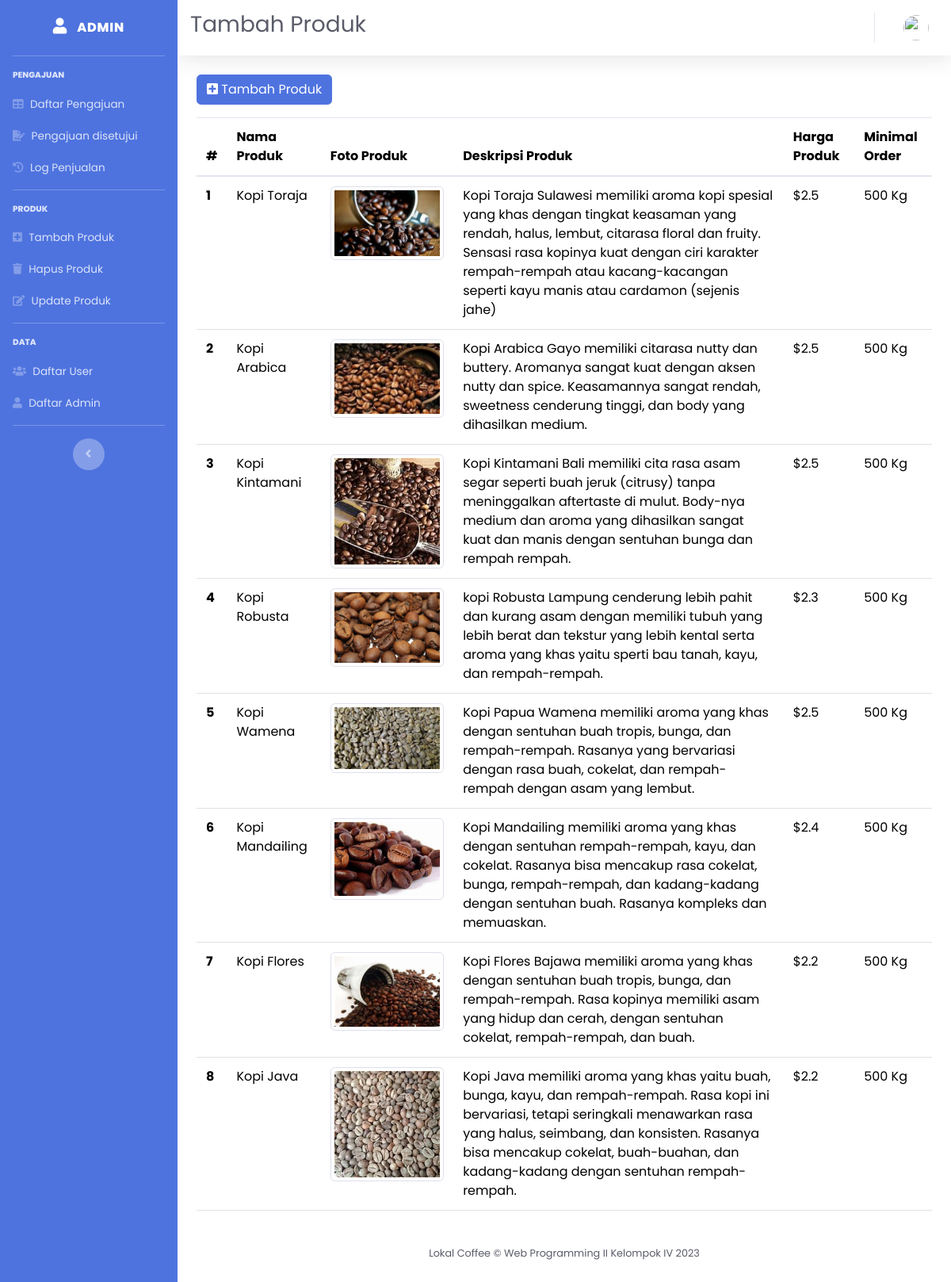
The page /index.php/admin/tambahProduk on the database its author committed.
### tables this page shows
CREATE TABLE `products` (
  `productId` int(11) NOT NULL,
  `productName` varchar(150) NOT NULL,
  `productDes` longtext NOT NULL,
  `price` float NOT NULL,
  `productImage` varchar(256) NOT NULL,
  `minOrder` int(11) NOT NULL
);

### application/controllers/admin.php (called while the page is built, shortened)
<?php
class Admin extends CI_Controller
{
    public function __construct()
    {
        $this->load->library('form_validation');
    }
    public function tambahProduk()
    {
        $data['judul'] = 'Tambah Produk';
        $data['admin'] = $this->ModelAdmin->cekData(['adminName' => $this->session->userdata('adminName')])->row_array();
        $data['produk'] = $this->ModelProduct->getProducts()->result_array();
        $data['role'] = 'admin';
        $this->load->view('temp/header', $data);
        $this->load->view('temp/sidebar_admin', $data);
        $this->load->view('temp/topbar', $data);
        $this->load->view('admin/tambah_produk', $data);
        $this->load->view('temp/footer');
    }
}

### index.php (called while the page is built, shortened)
<?php
require_once BASEPATH.'core/CodeIgniter.php';

### application/models/ModelProduct.php (called while the page is built, shortened)
<?php
class ModelProduct extends CI_Model
{
    public function getProducts()
    {
        return $this->db->get('products');
    }
}

### application/views/admin/tambah_produk.php (the view, shortened to what this page needs)
<div class="container-fluid">
    <div class="row">
        <div class="col-lg-12">
            <a href="" class="btn btn-primary mb-3" data-toggle="modal" data-target="#tambahProduk"><i class="fas fa-plus-square"></i> Tambah Produk</a>
            <table class="table table-hover">
                <thead>
                    <tr>
                        <th scope="col">#</th>
                        <th scope="col">Nama Produk</th>
                        <th scope="col">Foto Produk</th>
                        <th scope="col">Deskripsi Produk</th>
                        <th scope="col">Harga Produk</th>
                        <th scope="col">Minimal Order</th>
                    </tr>
                </thead>
                <tbody>
                    <?php
                    $a = 1;
                    foreach ($produk as $p) { ?>
                        <tr>
                            <th scope="row"><?= $a++; ?></th>
                            <td><?= $p['productName']; ?></td>
                            <td>
                                <picture>
                                    <source srcset="" type="image/svg+xml">
                                    <img src="<?= base_url('asset/image/product/') . $p['productImage']; ?>" class="img-fluid img-thumbnail" alt="...">
                                </picture>
                            </td>
                            <td><?= $p['productDes']; ?></td>
                            <td>$<?= $p['price']; ?></td>
                            <td><?= $p['minOrder']; ?> Kg</td>
                        </tr>
                    <?php } ?>
                </tbody>
            </table>
        </div>
    </div>
</div>
</div>

### asset/css/style.css (style rules this page uses)
* { margin: 0; padding: 0; box-sizing: border-box; font-family: "poppins", sans-serif; }
body { min-height: 100vh; display: flex; align-items: center; justify-content: center; }

### rows shown on the page
products: productName "Kopi Toraja", productImage (picture), productDes "Kopi Toraja Sulawesi memiliki aroma kopi spesial yang khas dengan tingkat keasaman yang rendah, halus, lembut, citarasa floral dan fruity. Sensasi rasa kopinya kuat dengan ciri karakter rempah-rempah atau kacang-kacangan seperti kayu manis atau cardamon (sejenis jahe)", price "2.5", minOrder "500"
products: productName "Kopi Arabica", productImage (picture), productDes "Kopi Arabica Gayo memiliki citarasa nutty dan buttery. Aromanya sangat kuat dengan aksen nutty dan spice. Keasamannya sangat rendah, sweetness cenderung tinggi, dan body yang dihasilkan medium.", price "2.5", minOrder "500"
products: productName "Kopi Kintamani", productImage (picture), productDes "Kopi Kintamani Bali memiliki cita rasa asam segar seperti buah jeruk (citrusy) tanpa meninggalkan aftertaste di mulut. Body-nya medium dan aroma yang dihasilkan sangat kuat dan manis dengan sentuhan bunga dan rempah rempah.", price "2.5", minOrder "500"
products: productName "Kopi Robusta", productImage (picture), productDes "kopi Robusta Lampung cenderung lebih pahit dan kurang asam dengan memiliki tubuh yang lebih berat dan tekstur yang lebih kental serta aroma yang khas yaitu sperti bau tanah, kayu, dan rempah-rempah.", price "2.3", minOrder "500"
products: productName "Kopi Wamena", productImage (picture), productDes "Kopi Papua Wamena memiliki aroma yang khas dengan sentuhan buah tropis, bunga, dan rempah-rempah. Rasanya yang bervariasi dengan rasa buah, cokelat, dan rempah-rempah dengan asam yang lembut.", price "2.5", minOrder "500"
products: productName "Kopi Mandailing", productImage (picture), productDes "Kopi Mandailing memiliki aroma yang khas dengan sentuhan rempah-rempah, kayu, dan cokelat. Rasanya bisa mencakup rasa cokelat, bunga, rempah-rempah, dan kadang-kadang dengan sentuhan buah. Rasanya kompleks dan memuaskan.", price "2.4", minOrder "500"
products: productName "Kopi Flores", productImage (picture), productDes "Kopi Flores Bajawa memiliki aroma yang khas dengan sentuhan buah tropis, bunga, dan rempah-rempah. Rasa kopinya memiliki asam yang hidup dan cerah, dengan sentuhan cokelat, rempah-rempah, dan buah.", price "2.2", minOrder "500"
products: productName "Kopi Java", productImage (picture), productDes "Kopi Java memiliki aroma yang khas yaitu buah, bunga, kayu, dan rempah-rempah. Rasa kopi ini bervariasi, tetapi seringkali menawarkan rasa yang halus, seimbang, dan konsisten. Rasanya bisa mencakup cokelat, buah-buahan, dan kadang-kadang dengan sentuhan rempah-rempah.", price "2.2", minOrder "500"

### other values the page prints
$judul "Tambah Produk"
